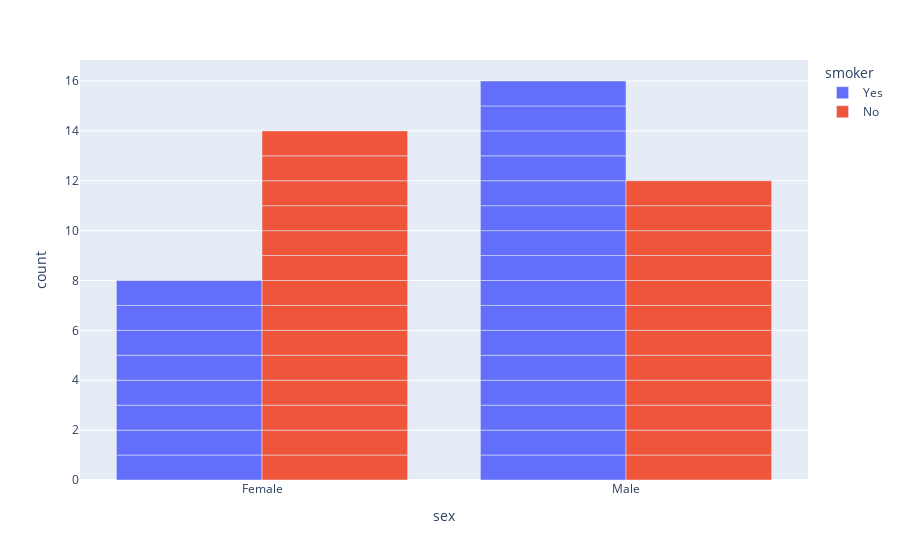

The cell this chart's notebook holds for it:
### Code cell
fig = px.bar(df, x="sex", color="smoker", barmode="group")
fig.show()

### Figure 1 — Plotly figure (JSON) as saved in the notebook; plotly's stock layout.template omitted (floating-point values rounded to 4 significant figures)
{"data": [{"alignmentgroup": "True", "hovertemplate": "smoker=Yes<br>sex=%{x}<br>count=%{y}<extra></extra>", "legendgroup": "Yes", "marker": {"color": "#636efa", "pattern": {"shape": ""}}, "name": "Yes", "offsetgroup": "Yes", "orientation": "v", "showlegend": true, "textposition": "auto", "type": "bar", "x": ["Female", "Male", "Male", "Male", "Female", "Male", "Male", "Female", "Male", "Male", "Male", "Male", "Female", "Female", "Female", "Male", "Male", "Female", "Male", "Female", "Male", "Male", "Male", "Male"], "xaxis": "x", "y": [1, 1, 1, 1, 1, 1, 1, 1, 1, 1, 1, 1, 1, 1, 1, 1, 1, 1, 1, 1, 1, 1, 1, 1], "yaxis": "y"}, {"alignmentgroup": "True", "hovertemplate": "smoker=No<br>sex=%{x}<br>count=%{y}<extra></extra>", "legendgroup": "No", "marker": {"color": "#EF553B", "pattern": {"shape": ""}}, "name": "No", "offsetgroup": "No", "orientation": "v", "showlegend": true, "textposition": "auto", "type": "bar", "x": ["Female", "Male", "Male", "Female", "Male", "Female", "Male", "Male", "Female", "Female", "Male", "Male", "Female", "Female", "Male", "Male", "Female", "Female", "Female", "Male", "Male", "Female", "Male", "Female", "Female", "Female"], "xaxis": "x", "y": [1, 1, 1, 1, 1, 1, 1, 1, 1, 1, 1, 1, 1, 1, 1, 1, 1, 1, 1, 1, 1, 1, 1, 1, 1, 1], "yaxis": "y"}], "layout": {"barmode": "group", "legend": {"title": {"text": "smoker"}, "tracegroupgap": 0}, "margin": {"t": 60}, "xaxis": {"anchor": "y", "domain": [0, 1], "title": {"text": "sex"}}, "yaxis": {"anchor": "x", "domain": [0, 1], "title": {"text": "count"}}}}
